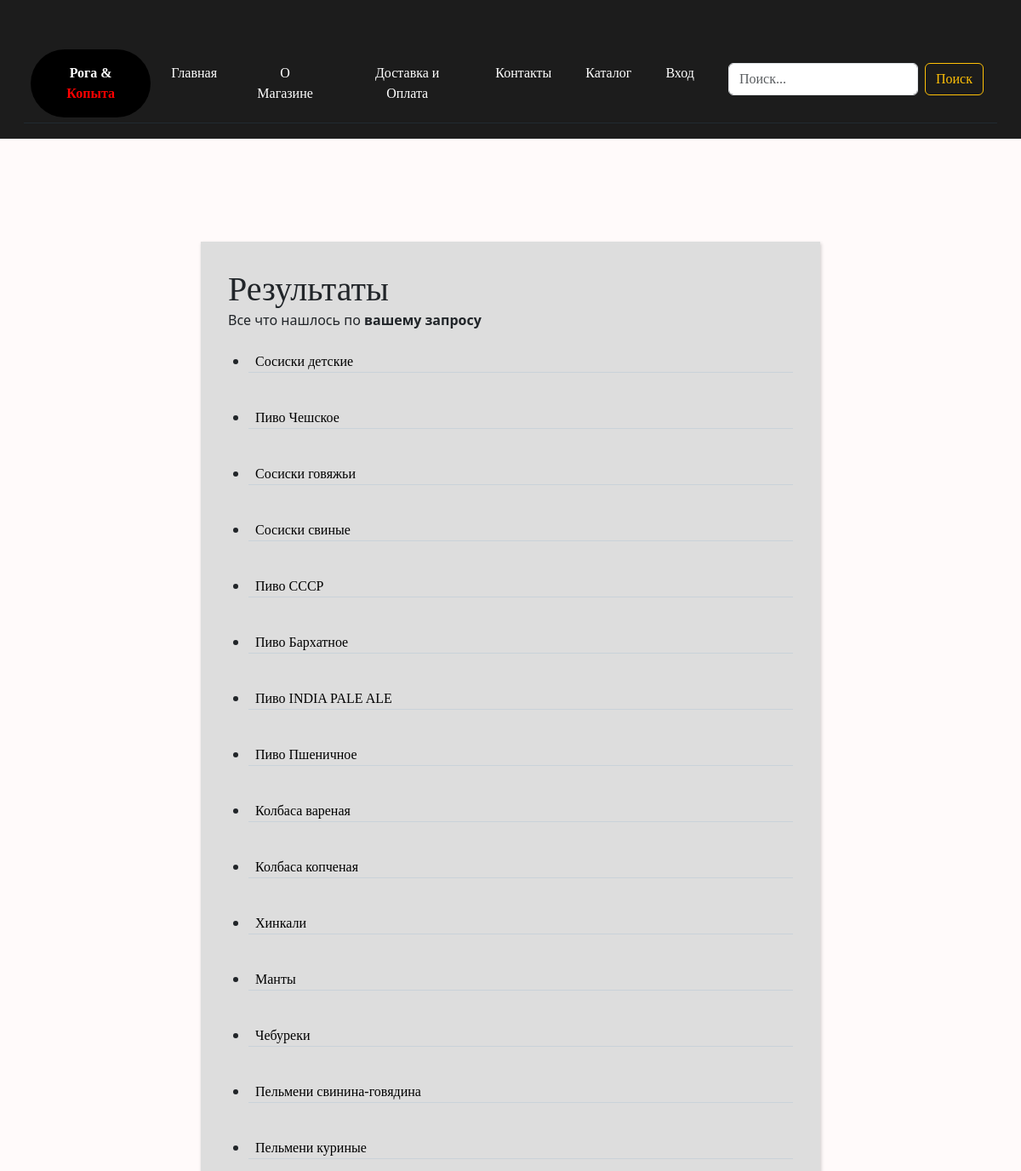
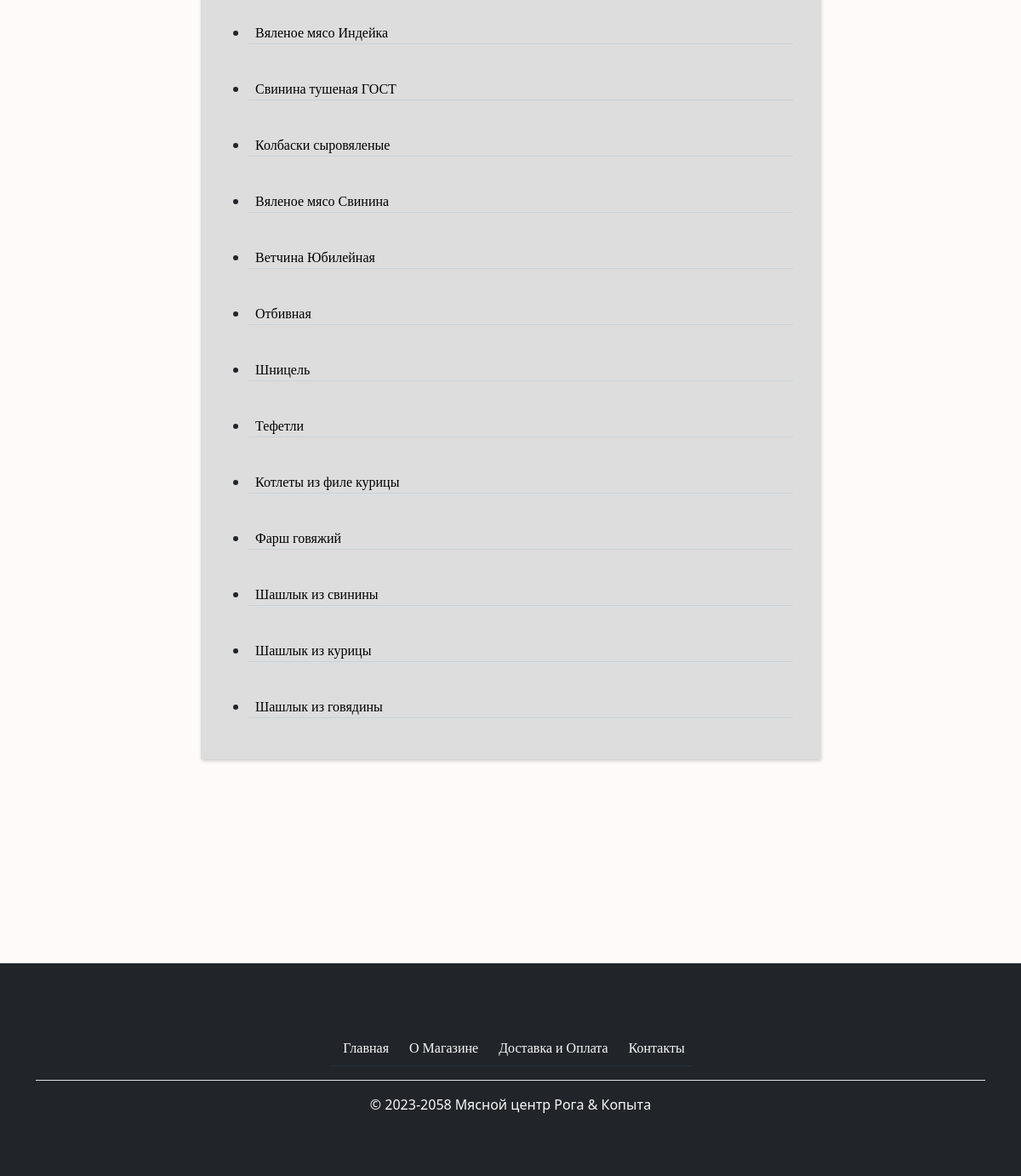
The app's page /search/ with its own data (2 pictures, top to bottom).
### mainapp/models.py (models this page shows, shortened)
class Product(models.Model):
    image = models.ImageField(upload_to='products/%Y/%m/%d/', blank=True, verbose_name='Изображение')
    name = models.CharField(max_length=60, verbose_name='Название')
    slug = models.SlugField()
    category = models.ForeignKey(Category, on_delete=models.CASCADE, verbose_name='Категория')
    description = models.TextField(max_length=1000, verbose_name='Описание')
    price = models.DecimalField(max_digits=10, decimal_places=2, verbose_name='Цена')
    def get_absolute_url(self):
        return reverse("mainapp:product-detail", kwargs={'slug': self.slug})
    class Meta:
        verbose_name = 'Продукт'
        verbose_name_plural = 'Продукты'

### mainapp/views.py (the view)
# urls.py: path('search/', views.search, name='search'),
def search(request):
    queryset = Product.objects.all()
    query = request.GET.get('q')
    if query:
        queryset = queryset.filter(
            Q(name__icontains=query)
        ).distinct()
    context = {
        'queryset': queryset
    }
    return render(request, 'mainapp/search_bar.html', context)

### mainapp/templates/mainapp/search_bar.html (shortened to what this page needs)
{% extends 'mainapp/base.html' %}
{% load static %}
{% block content %}
<div class="d-flex justify-content-center" style="padding:5rem;margin-top:3rem;margin-bottom:5rem">
    <section class="todo">
        <h1>Результаты</h1>
        Все что нашлось по <b>вашему запросу</b>
        {% for product in queryset %}
        <ul>
            <li>
				<a href="{{ product.get_absolute_url }}"
                style="text-decoration:none; color:black">{{ product.name }}</a>
            </li>
        </ul>
        {% endfor %}
    </section>
</div>
{% endblock %}

### static/css/main.css (style rules this page uses)
h3, h4, h5, h6, h1, h2 { font-family: second, iralic; }
a { font-family: second; }

### mainapp/templates/mainapp/base.html (style rules this page uses)
body { min-height: 100%; display: grid; background-color: #FFFAFA; }

### mainapp/templates/mainapp/search_bar.html (style rules this page uses)
.todo { width: 70%; max-width: 100%; height:100%; background-color: #ddd; padding: 2em; margin:5rem; box-shadow: 1px 2px 4px #0003; }
h1 { margin: 0 auto; }
ul { padding-inline-start: 1.5em; font-weight: 400; }
li { position: relative; padding-inline-start: 0.5em; padding-top: 1.5em; border-bottom: 1px solid #48b2; cursor: default; transition: color 0.4s; }

### records on screen
Product: name "Сосиски детские"
Product: name "Пиво Чешское"
Product: name "Сосиски говяжьи"
Product: name "Сосиски свиные"
Product: name "Пиво СССР"
Product: name "Пиво Бархатное"
Product: name "Пиво INDIA PALE ALE"
Product: name "Пиво Пшеничное"
Product: name "Колбаса вареная"
Product: name "Колбаса копченая"
Product: name "Хинкали"
Product: name "Манты"
Product: name "Чебуреки"
Product: name "Пельмени свинина-говядина"
Product: name "Пельмени куриные"
Product: name "Вяленое мясо Индейка"
Product: name "Свинина тушеная ГОСТ"
Product: name "Колбаски сыровяленые"
Product: name "Вяленое мясо Свинина"
Product: name "Ветчина Юбилейная"
Product: name "Отбивная"
Product: name "Шницель"
Product: name "Тефетли"
Product: name "Котлеты из филе курицы"
Product: name "Фарш говяжий"
Product: name "Шашлык из свинины"
Product: name "Шашлык из курицы"
Product: name "Шашлык из говядины"
